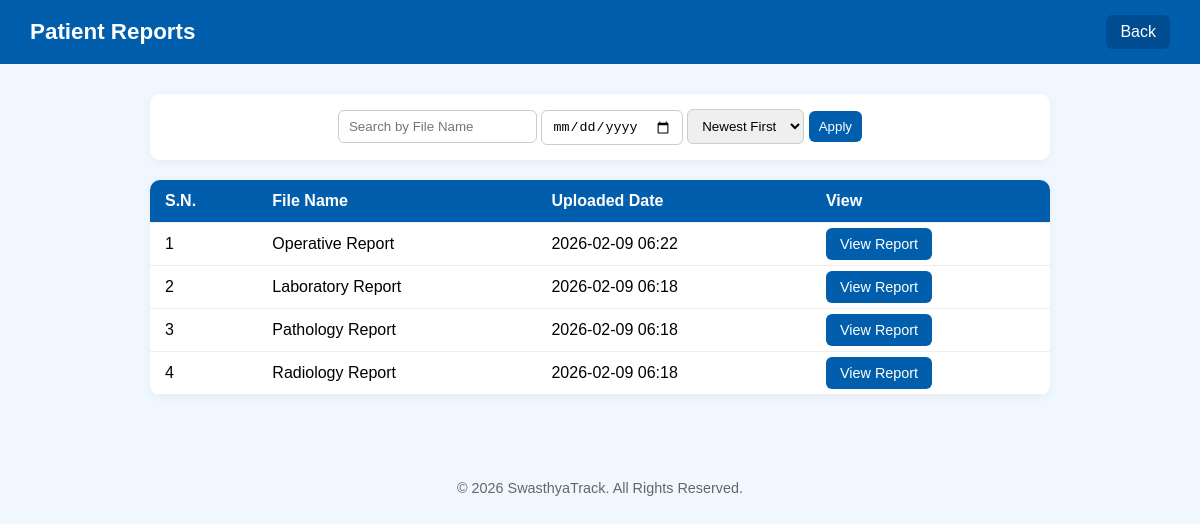
The app's page /Doctor/user_report.php?user_id=52 (signed in) with its own data.
### tables this page shows
CREATE TABLE `prescriptions` (
  `prescription_id` int NOT NULL,
  `user_id` int NOT NULL,
  `file_name` varchar(255) NOT NULL,
  `file_path` varchar(255) NOT NULL,
  `uploaded_at` timestamp NULL DEFAULT CURRENT_TIMESTAMP
);

### src/Doctor/user_report.php (the view, shortened to what this page needs)
<?php
include("../config/db.php");
$patient_user_id = (int)$_GET['user_id'];
$search = $_GET['search'] ?? '';
$dateFilter = $_GET['date'] ?? '';
$sortOrder = $_GET['sort'] ?? 'desc';
$sql = "SELECT prescription_id, file_name, file_path, uploaded_at
        FROM prescriptions
        WHERE user_id = ?";
$params = [$patient_user_id];
$types = "i";
$orderSQL = ($sortOrder === 'asc') ? "ASC" : "DESC";
$sql .= " ORDER BY uploaded_at $orderSQL";
$stmt = $conn->prepare($sql);
$stmt->bind_param($types, ...$params);
$stmt->execute();
$reports = $stmt->get_result();
?>
<!DOCTYPE html>
<html lang="en">
<head>
</head>
<body>
<header>
    <h1>Patient Reports</h1>
    <a href="doctor_dashboard.php">Back</a>
</header>
<main>
    <div class="filter-bar">
        <form method="get">
            <input type="text" name="search" placeholder="Search by File Name" value="<?= htmlspecialchars($search) ?>">
            <input type="date" name="date" value="<?= htmlspecialchars($dateFilter) ?>">
            <select name="sort">
                <option value="desc" <?= $sortOrder == 'desc' ? 'selected' : '' ?>>Newest First</option>
            </select>
            <button type="submit">Apply</button>
        </form>
    </div>
    <div class="table-container">
        <table>
            <thead>
                <tr>
                    <th>S.N.</th>
                    <th>File Name</th>
                    <th>Uploaded Date</th>
                    <th>View</th>
                </tr>
            </thead>
            <tbody>
                <?php $sn = 1; ?>
                <?php if ($reports->num_rows > 0): ?>
                    <?php while ($row = $reports->fetch_assoc()): ?>
                        <tr>
                            <td><?= $sn++ ?></td>
                            <td><?= htmlspecialchars($row['file_name']) ?></td>
                            <td><?= date('Y-m-d H:i', strtotime($row['uploaded_at'])) ?></td>
                            <td><a href="<?= htmlspecialchars($row['file_path']) ?>" target="_blank" class="view-btn">View Report</a></td>
                        </tr>
                    <?php endwhile; ?>
                <?php else: ?>
                    <tr><td colspan="4" style="text-align:center; padding:20px;">No reports found for this patient.</td></tr>
                <?php endif; ?>
            </tbody>
        </table>
    </div>
</main>
<footer>
    © 2026 SwasthyaTrack. All Rights Reserved.
</footer>
</body>
</html>

### src/Doctor/user_report.php (style rules this page uses)
body { font-family: Arial, sans-serif; background: #f1f7ff; margin: 0; padding: 0; }
header { background-color: #015eac; color: white; padding: 15px 30px; display: flex; justify-content: space-between; align-items: center; }
header h1 { font-size: 1.4rem; margin: 0; }
header a { color: white; text-decoration: none; background: #004d91; padding: 8px 14px; border-radius: 6px; }
main { padding: 30px; max-width: 900px; margin: auto; }
.filter-bar { background: white; border-radius: 10px; box-shadow: 0 2px 8px rgba(0,0,0,0.05); padding: 15px; margin-bottom: 20px; display: flex; flex-wrap: wrap; gap: 10px; justify-content: center; }
.filter-bar input, .filter-bar select, .filter-bar button { padding: 8px 10px; border: 1px solid #ccc; border-radius: 6px; }
.filter-bar button { background-color: #015eac; color: white; border: none; cursor: pointer; }
.table-container { background: white; border-radius: 10px; box-shadow: 0 2px 10px rgba(0,0,0,0.05); overflow: hidden; }
table { width: 100%; border-collapse: collapse; }
thead { background-color: #015eac; color: white; }
th, td { padding: 12px 15px; text-align: left; border-bottom: 1px solid #eee; }
.view-btn { background-color: #015eac; color: white; padding: 8px 14px; border-radius: 6px; text-decoration: none; font-size: 0.9rem; }
footer { text-align: center; padding: 15px; color: #666; font-size: 0.9rem; margin-top: 40px; }

### records on screen
prescriptions: file_name "Operative Report", uploaded_at "2026-02-09 06:22"
prescriptions: file_name "Laboratory Report", uploaded_at "2026-02-09 06:18"
prescriptions: file_name "Pathology Report", uploaded_at "2026-02-09 06:18"
prescriptions: file_name "Radiology Report", uploaded_at "2026-02-09 06:18"
